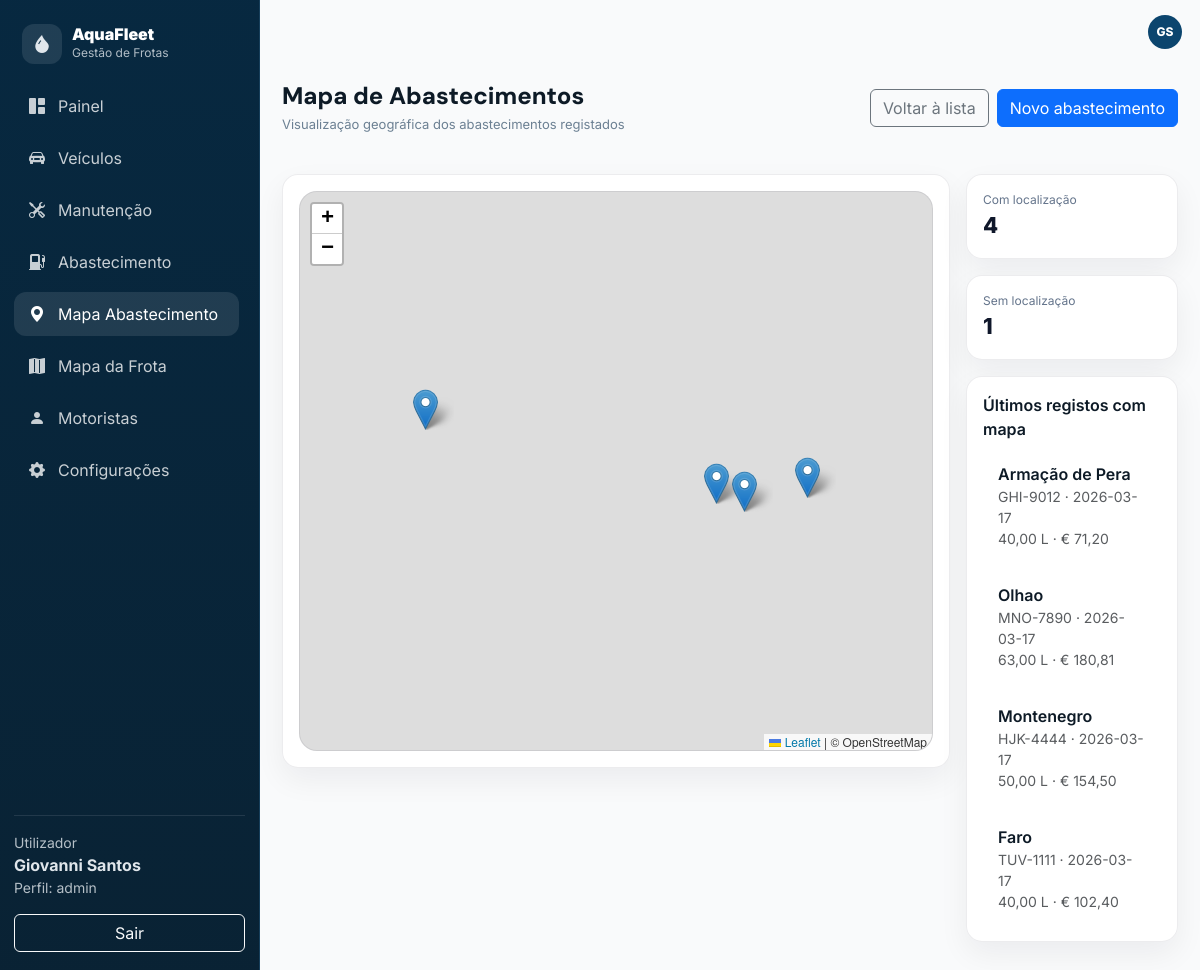
/abastecimentos/mapa.php (signed in), run on the app's committed database.
### tables this page shows
CREATE TABLE `abastecimentos` (
  `id` int(10) UNSIGNED NOT NULL,
  `viatura_id` int(10) UNSIGNED NOT NULL,
  `colaborador_id` int(10) UNSIGNED DEFAULT NULL,
  `posto` varchar(120) NOT NULL,
  `combustivel` varchar(30) NOT NULL,
  `litros` decimal(10,2) NOT NULL,
  `preco_litro` decimal(10,3) NOT NULL,
  `total` decimal(10,2) NOT NULL,
  `data_abastecimento` date NOT NULL,
  `observacoes` text DEFAULT NULL,
  `criado_em` timestamp NOT NULL DEFAULT current_timestamp(),
  `latitude` decimal(10,7) DEFAULT NULL,
  `longitude` decimal(10,7) DEFAULT NULL
);

CREATE TABLE `viaturas` (
  `id` int(10) UNSIGNED NOT NULL,
  `matricula` varchar(20) NOT NULL,
  `marca_modelo` varchar(120) NOT NULL,
  `tipo` enum('Ligeiro','Pick-up','Carrinha','Camião','Elétrico','Outro') NOT NULL DEFAULT 'Ligeiro',
  `combustivel` enum('Diesel','Gasolina','Elétrico','Híbrido','Outro') NOT NULL DEFAULT 'Diesel',
  `quilometragem` int(10) UNSIGNED NOT NULL DEFAULT 0,
  `estado` enum('Disponível','Atribuída','Em Manutenção','Inativo') NOT NULL DEFAULT 'Disponível',
  `observacoes` text DEFAULT NULL,
  `infraestrutura_id` int(11) DEFAULT NULL,
  `criado_em` timestamp NOT NULL DEFAULT current_timestamp(),
  `atualizado_em` timestamp NOT NULL DEFAULT current_timestamp() ON UPDATE current_timestamp()
);

### abastecimentos/mapa.php (the view, shortened to what this page needs)
<?php
require_once __DIR__ . "/../inc/database.php";
require_once __DIR__ . "/../inc/header.php";
function h($s) { return htmlspecialchars((string)$s, ENT_QUOTES, 'UTF-8'); }
$rows = [];
$sql = "SELECT
          a.id,
          a.posto,
          a.combustivel,
          a.litros,
          a.total,
          a.data_abastecimento,
          a.latitude,
          a.longitude,
          v.matricula,
          v.marca_modelo,
          c.nome AS colaborador_nome
        FROM abastecimentos a
        LEFT JOIN viaturas v ON v.id = a.viatura_id
        LEFT JOIN colaboradores c ON c.id = a.colaborador_id
        WHERE a.latitude IS NOT NULL
          AND a.longitude IS NOT NULL
        ORDER BY a.data_abastecimento DESC, a.id DESC";
$res = mysqli_query($ligacao, $sql);
if ($res) {
  while ($r = mysqli_fetch_assoc($res)) {
    $rows[] = [
      'id' => (int)$r['id'],
      'posto' => (string)($r['posto'] ?? ''),
      'combustivel' => (string)($r['combustivel'] ?? ''),
      'litros' => (float)($r['litros'] ?? 0),
      'total' => (float)($r['total'] ?? 0),
      'data_abastecimento' => (string)($r['data_abastecimento'] ?? ''),
      'latitude' => (float)$r['latitude'],
      'longitude' => (float)$r['longitude'],
      'matricula' => (string)($r['matricula'] ?? ''),
      'marca_modelo' => (string)($r['marca_modelo'] ?? ''),
      'colaborador_nome' => (string)($r['colaborador_nome'] ?? '')
    ];
  }
}
$semLocalizacao = 0;
$rSem = mysqli_query($ligacao, "SELECT COUNT(*) AS total FROM abastecimentos WHERE latitude IS NULL OR longitude IS NULL");
if ($rSem) {
  $semLocalizacao = (int)(mysqli_fetch_assoc($rSem)['total'] ?? 0);
}
?>
<link rel="stylesheet" href="https://unpkg.com/leaflet@1.9.4/dist/leaflet.css">
<div class="space-y-6">
  <div class="d-flex flex-column flex-lg-row align-items-start align-items-lg-center justify-content-between gap-3">
    <div>
      <h1 class="page-title">Mapa de Abastecimentos</h1>
      <div class="page-subtitle">Visualização geográfica dos abastecimentos registados</div>
    </div>
    <div class="d-flex gap-2">
      <a href="index.php" class="btn btn-outline-secondary">Voltar à lista</a>
      <a href="create.php" class="btn btn-primary">Novo abastecimento</a>
    </div>
  </div>
  <div class="row g-3">
    <div class="col-12 col-lg-9">
      <div class="side-card p-3">
        <div id="mapaAbastecimentos"></div>
      </div>
    </div>
    <div class="col-12 col-lg-3">
      <div class="side-card p-3 mb-3">
        <div class="mini-label">Com localização</div>
        <div class="mini-value"><?php echo count($rows); ?></div>
      </div>
      <div class="side-card p-3 mb-3">
        <div class="mini-label">Sem localização</div>
        <div class="mini-value"><?php echo $semLocalizacao; ?></div>
      </div>
      <div class="side-card p-3">
        <div class="fw-semibold mb-2">Últimos registos com mapa</div>
        <div class="d-flex flex-column gap-2">
          <?php if ($rows): ?>
            <?php foreach (array_slice($rows, 0, 6) as $r): ?>
              <a href="edit.php?id=<?php echo (int)$r['id']; ?>" class="abast-item">
                <div class="fw-semibold"><?php echo h($r['posto']); ?></div>
                <div class="small text-muted">
                  <?php echo h($r['matricula']); ?> · <?php echo h($r['data_abastecimento']); ?>
                </div>
                <div class="small text-muted">
                  <?php echo number_format((float)$r['litros'], 2, ',', '.'); ?> L ·
                  € <?php echo number_format((float)$r['total'], 2, ',', '.'); ?>
                </div>
              </a>
            <?php endforeach; ?>
          <?php else: ?>
            <div class="text-muted small">Ainda não existem abastecimentos com coordenadas.</div>
          <?php endif; ?>
        </div>
      </div>
    </div>
  </div>
</div>
<?php
require_once __DIR__ . "/../inc/footer.php";
?>

### css/style_css/style.css (style rules this page uses)
:root { --background: hsl(210 20% 98%); --foreground: hsl(210 50% 10%); --card: hsl(0 0% 100%); --border: hsl(210 20% 90%); --primary: hsl(205 80% 24%); --muted: hsl(210 20% 94%); --muted-foreground: hsl(210 15% 50%); --success: hsl(152 60% 40%); --warning: hsl(38 92% 50%); --info: hsl(205 80% 55%); --danger: hsl(0 72% 51%); --sidebar: hsl(205 80% 14%); --sidebar-accent: hsl(205 70% 20%); --sidebar-foreground: hsl(210 20% 90%); --radius: 14px; }
* { box-sizing: border-box; }
body { background: var(--background); color: var(--foreground); font-family: Inter, sans-serif; margin:0; }
h1,h2,h3,h4,h5,h6 { font-family: "DM Sans", sans-serif; }
.space-y-6 > * + * { margin-top: 24px; }
.page-title { font-size:24px; font-weight:800; margin:0; }
.page-subtitle { color: var(--muted-foreground); font-size:13px; margin-top:4px; }
html, body { height: 100%; }
body { margin: 0; overflow: hidden; }

### abastecimentos/mapa.php (style rules this page uses)
#mapaAbastecimentos { height: 560px; border-radius: 18px; overflow: hidden; border: 1px solid rgba(15,23,42,.08); }
.side-card { background: rgba(255,255,255,.92); border: 1px solid rgba(15,23,42,.08); border-radius: 16px; box-shadow: 0 12px 30px rgba(15,23,42,.06); }
.abast-item { display: block; padding: 12px 14px; border-radius: 12px; text-decoration: none; color: inherit; border: 1px solid transparent; }
.mini-label { font-size: 12px; color: #64748b; }
.mini-value { font-size: 22px; font-weight: 800; color: #0f172a; }

### data on the page
abastecimentos: posto "Armação de Pera", viatura.matricula "GHI-9012", data_abastecimento "2026-03-17", litros "40,00", total "71,20"
abastecimentos: posto "Olhao", viatura.matricula "MNO-7890", data_abastecimento "2026-03-17", litros "63,00", total "180,81"
abastecimentos: posto "Montenegro", viatura.matricula "HJK-4444", data_abastecimento "2026-03-17", litros "50,00", total "154,50"
abastecimentos: posto "Faro", viatura.matricula "TUV-1111", data_abastecimento "2026-03-17", litros "40,00", total "102,40"

### other printed values
$_SESSION['user_nome'] "Giovanni Santos"
$_SESSION['user_perfil'] "admin"
$iniciais "GS"
count($rows) "4"
$semLocalizacao "1"
